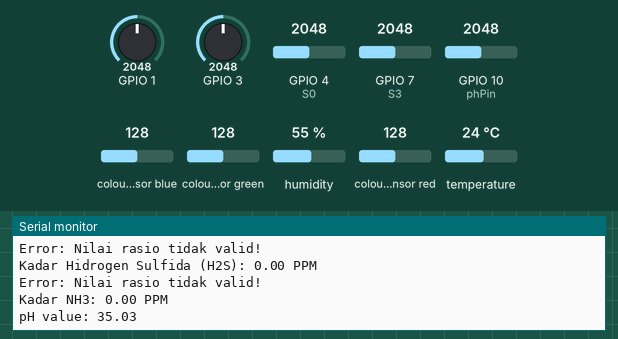
This sketch was run on a simulated ESP32-S3. Shown: the last lines printed to the serial monitor. Wiring (inferred from the names in the program): TCS3200 colour sensor: output GPIO 8; S2 GPIO 6; S3 GPIO 7; S0 GPIO 4; S1 GPIO 5. Inputs (shaded band) come from the test bench; at power-on: GPIO 10 (phPin) = 2048, GPIO 1 = 2048, GPIO 3 = 2048, GPIO 4 (S0) = 2048, GPIO 7 (S3) = 2048, colour sensor blue 128, colour sensor green 128, humidity 55 %, colour sensor red 128, temperature 24 °C.

Above: at 2.7 s.
2.8 s: GPIO 10 (phPin) set to 625
At 5.9 s:
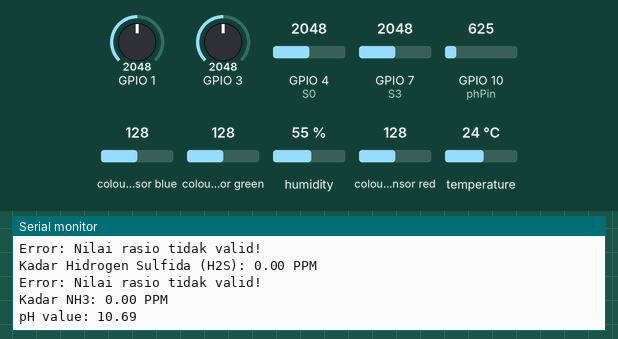
9.3 s: GPIO 10 (phPin) set to 543
At 10.9 s:
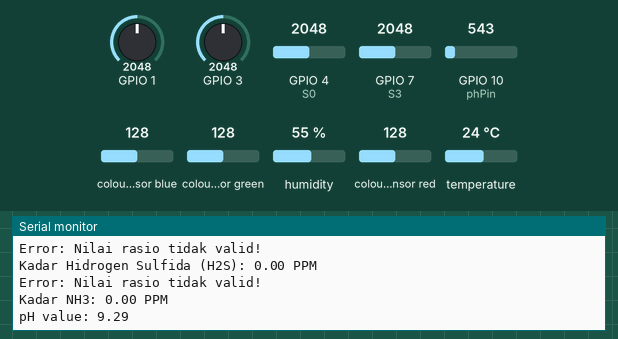
Timing chart, 0 to 12.4 s (numbered marks = the images above; inputs shaded):
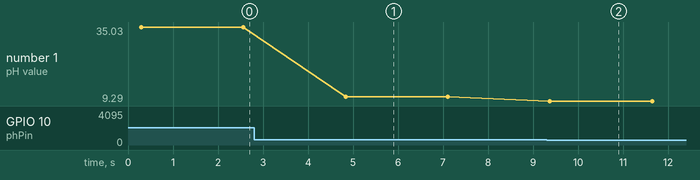

Measured:
- after the input at 2.8 s, the serial monitor: prints a new line after 2.0 s (image 1)
- after the input at 9.3 s, the serial monitor: prints a new line after 0.08 s (image 2)
- plotted number 1: 35.03 → 10.69 after the input at 2.8 s, 10.69 → 9.29 after the input at 9.3 s

The sketch:

Finalversion.ino
```cpp
#include <DHT.h>

// Definisi untuk sensor DHT22
#define DHTPIN 2
#define DHTTYPE DHT22
DHT dht(DHTPIN, DHTTYPE);

// Definisi untuk sensor warna TCS3200
#define S0 4
#define S1 5
#define S2 6
#define S3 7
#define sensorOut 8

// Definisi pin dan konstanta untuk sensor CH4 (MQ-4)
#define MQ4_PIN A0
#define MQ4_RL 10000.0
#define MQ4_A 2007.1
#define MQ4_B -2.186
#define MQ4_R0 1014.20

// Definisi pin dan konstanta untuk sensor CO2 (MQ-135)
#define MQ135_CO2_PIN A2
#define MQ135_CO2_RL 10000.0
#define MQ135_CO2_A 110.47
#define MQ135_CO2_B -2.862
#define MQ135_CO2_R0 11500.0

// Definisi pin dan konstanta untuk sensor H2S (MQ-136)
#define MQ136_PIN A3
#define MQ136_RL 10000.0
#define MQ136_A 100.0
#define MQ136_B -2.3
#define MQ136_R0 1533.80

// Definisi pin dan konstanta untuk sensor NH3 (MQ-135)
#define MQ135_NH3_PIN A6
#define MQ135_NH3_RL 10000.0
#define MQ135_NH3_A 0.9
#define MQ135_NH3_B -2.6
#define MQ135_NH3_R0 10200.0

int phPin = A9;

const int numSamples = 10;  // Jumlah sampel untuk moving average
float readingsCH4[numSamples]; // Array untuk menyimpan nilai bacaan CH4
float readingsCO2[numSamples]; // Array untuk menyimpan nilai bacaan CO2
float readingsH2S[numSamples]; // Array untuk menyimpan nilai bacaan H2S
float readingsNH3[numSamples]; // Array untuk menyimpan nilai bacaan NH3
int indexCH4 = 0;
int indexCO2 = 0;
int indexH2S = 0;
int indexNH3 = 0;

int redFrequency = 0;
int greenFrequency = 0;
int blueFrequency = 0;

float calibrationOffset = 0.00; // Anda dapat menyesuaikan nilai ini sesuai kalibrasi sensor pH Anda

void setup() {
  // Inisialisasi komunikasi serial
  Serial.begin(9600);
  Serial.println("Monitoring Gas dengan berbagai sensor...");

  // Inisialisasi DHT22
  dht.begin();

  // Inisialisasi komunikasi dengan ESP32
  Serial1.begin(115200);    // Komunikasi dengan ESP32

  // Inisialisasi pin TCS3200
  pinMode(S0, OUTPUT);
  pinMode(S1, OUTPUT);
  pinMode(S2, OUTPUT);
  pinMode(S3, OUTPUT);
  pinMode(sensorOut, INPUT);
  Serial.begin(9600);

  // Setting frekuensi prescale untuk TCS3200
  digitalWrite(S0, HIGH);
  digitalWrite(S1, LOW);

  // Inisialisasi array bacaan dengan 0
  for (int i = 0; i < numSamples; i++) {
      readingsCH4[i] = 0.0;
      readingsCO2[i] = 0.0;
      readingsH2S[i] = 0.0;
      readingsNH3[i] = 0.0;
  }
}

void loop() {
  // Membaca data dari sensor DHT22
  float h = dht.readHumidity();
  float t = dht.readTemperature();

  // Cek jika pembacaan gagal
  if (isnan(h) || isnan(t)) {
    Serial.println("Gagal membaca dari DHT sensor!");
  } else {
    Serial.print("Kelembapan: ");
    Serial.print(h);
    Serial.print(" %\t");
    Serial.print("Suhu: ");
    Serial.print(t);
    Serial.println(" *C");
  }

  // Baca warna merah
  digitalWrite(S2, LOW);
  digitalWrite(S3, LOW);
  redFrequency = pulseIn(sensorOut, LOW);

  // Baca warna hijau
  digitalWrite(S2, HIGH);
  digitalWrite(S3, HIGH);
  greenFrequency = pulseIn(sensorOut, LOW);

  // Baca warna biru
  digitalWrite(S2, LOW);
  digitalWrite(S3, HIGH);
  blueFrequency = pulseIn(sensorOut, LOW);

  // Konversi ke nilai RGB (disesuaikan dengan karakteristik sensor)
  int redValue = map(redFrequency, 20, 500, 255, 0);
  int greenValue = map(greenFrequency, 20, 500, 255, 0);
  int blueValue = map(blueFrequency, 20, 500, 255, 0);

  // Pastikan nilai RGB tetap dalam rentang 0-255
  redValue = constrain(redValue, 0, 255);
  greenValue = constrain(greenValue, 0, 255);
  blueValue = constrain(blueValue, 0, 255);

  // Cetak hasil
  Serial.print("RGB: (");
  Serial.print(redValue);
  Serial.print(", ");
  Serial.print(greenValue);
  Serial.print(", ");
  Serial.print(blueValue);
  Serial.println(")");

  // Membaca data dari sensor CH4
  float ppmCH4 = readSensor(MQ4_PIN, MQ4_RL, MQ4_A, MQ4_B, MQ4_R0, readingsCH4, &indexCH4);
  Serial.print("Kadar Metana (CH4): ");
  Serial.print(ppmCH4, 2);
  Serial.println(" PPM");

  // Membaca data dari sensor CO2
  float ppmCO2 = readSensor(MQ135_CO2_PIN, MQ135_CO2_RL, MQ135_CO2_A, MQ135_CO2_B, MQ135_CO2_R0, readingsCO2, &indexCO2);
  Serial.print("Kadar CO2: ");
  Serial.print(ppmCO2, 2);
  Serial.println(" PPM");

  // Membaca data dari sensor H2S
  float ppmH2S = readSensor(MQ136_PIN, MQ136_RL, MQ136_A, MQ136_B, MQ136_R0, readingsH2S, &indexH2S);
  Serial.print("Kadar Hidrogen Sulfida (H2S): ");
  Serial.print(ppmH2S, 2);
  Serial.println(" PPM");

  // Membaca data dari sensor NH3
  float ppmNH3 = readSensor(MQ135_NH3_PIN, MQ135_NH3_RL, MQ135_NH3_A, MQ135_NH3_B, MQ135_NH3_R0, readingsNH3, &indexNH3);
  Serial.print("Kadar NH3: ");
  Serial.print(ppmNH3, 2);
  Serial.println(" PPM");

  // Membaca data dari sensor pH
  int phValue = analogRead(phPin);
  float voltage = phValue * (5.0 / 1023.0);
  float pH = 3.5 * voltage + calibrationOffset;
  Serial.print("pH value: ");
  Serial.println(pH);

  // Buat format data untuk dikirim ke ESP32
  String data = String(t) + "," + String(h) + "," +
                String(ppmCH4) + "," + String(ppmCO2) + "," +
                String(ppmH2S) + "," + String(ppmNH3) + "," +
                String(redValue) + "," + String(greenValue) + "," + String(blueValue) + "," +
                String(pH);

  // Kirim data ke ESP32 melalui Serial1
  Serial1.println(data);

  // Delay 2 detik sebelum membaca lagi
  delay(2000);
}

// Fungsi untuk membaca sensor dengan moving average
float readSensor(int pin, float RL, float A, float B, float R0, float* readings, int* index) {
  int sensorValue = analogRead(pin);  // Membaca data dari sensor
  float voltage = sensorValue * (5.0 / 1023.0); // Konversi nilai ADC ke tegangan

  if (voltage == 0) {  // Deteksi kesalahan jika tegangan 0V
      Serial.println("Error: Tegangan sensor 0V, cek koneksi!");
      return 0.0;
  }

  // Menghitung nilai Rs (resistansi sensor)
  float Rs = ((5.0 - voltage) / voltage) * RL;
  float ratio = Rs / R0;  // Perbandingan Rs terhadap R0

  if (ratio <= 0) {  // Menghindari kesalahan matematika jika ratio <= 0
      Serial.println("Error: Nilai rasio tidak valid!");
      return 0.0;
  }

  float ppm = A * pow(ratio, B);  // Hitung kadar gas dalam PPM

  // **Moving Average untuk stabilisasi data**
  readings[*index] = ppm;  // Simpan pembacaan baru dalam array
  *index = (*index + 1) % numSamples;  // Perbarui indeks (looping array)

  // Hitung rata-rata nilai dari semua sampel
  float avgPPM = 0.0;
  for (int i = 0; i < numSamples; i++) {
      avgPPM += readings[i];
  }
  avgPPM /= numSamples;

  return avgPPM;
}
```
